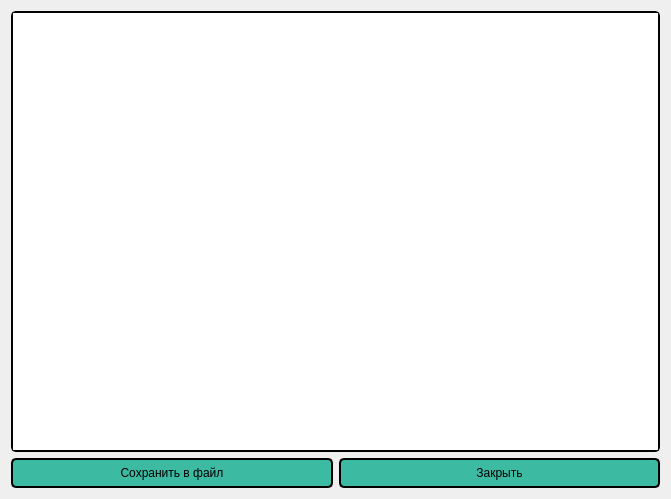
<?xml version="1.0" encoding="UTF-8"?>
<ui version="4.0">
 <class>Solution</class>
 <widget class="QDialog" name="Solution">
  <property name="geometry">
   <rect>
    <x>0</x>
    <y>0</y>
    <width>671</width>
    <height>499</height>
   </rect>
  </property>
  <property name="windowTitle">
   <string>Dialog</string>
  </property>
  <layout class="QGridLayout" name="gridLayout">
   <item row="1" column="1">
    <widget class="QPushButton" name="closeButton">
     <property name="sizePolicy">
      <sizepolicy hsizetype="Minimum" vsizetype="Maximum">
       <horstretch>0</horstretch>
       <verstretch>5</verstretch>
      </sizepolicy>
     </property>
     <property name="minimumSize">
      <size>
       <width>0</width>
       <height>30</height>
      </size>
     </property>
     <property name="styleSheet">
      <string notr="true">QPushButton:pressed {
    background-color: qlineargradient(spread:pad, x1:0, y1:0, x2:0, y2:1,   stop:0 rgba(60, 186, 162, 255), stop:1 rgba(98, 211, 162, 255))
}
QPushButton {
     background-color: #3cbaa2; border: 2px solid black;
     border-radius: 5px;
}
</string>
     </property>
     <property name="text">
      <string>Закрыть</string>
     </property>
    </widget>
   </item>
   <item row="1" column="0">
    <widget class="QPushButton" name="saveToFileButton">
     <property name="sizePolicy">
      <sizepolicy hsizetype="Minimum" vsizetype="Maximum">
       <horstretch>0</horstretch>
       <verstretch>5</verstretch>
      </sizepolicy>
     </property>
     <property name="minimumSize">
      <size>
       <width>0</width>
       <height>30</height>
      </size>
     </property>
     <property name="styleSheet">
      <string notr="true">QPushButton:pressed {
    background-color: qlineargradient(spread:pad, x1:0, y1:0, x2:0, y2:1,   stop:0 rgba(60, 186, 162, 255), stop:1 rgba(98, 211, 162, 255))
}
QPushButton {
     background-color: #3cbaa2; border: 2px solid black;
     border-radius: 5px;
}
</string>
     </property>
     <property name="text">
      <string>Сохранить в файл</string>
     </property>
    </widget>
   </item>
   <item row="0" column="0" colspan="2">
    <widget class="QTextBrowser" name="solutionBrowser">
     <property name="font">
      <font>
       <family>Consolas</family>
       <pointsize>10</pointsize>
      </font>
     </property>
     <property name="styleSheet">
      <string notr="true">QTextBrowser{
	border: 2px solid black;
     border-radius: 5px;
}</string>
     </property>
    </widget>
   </item>
  </layout>
 </widget>
 <resources/>
 <connections/>
</ui>
